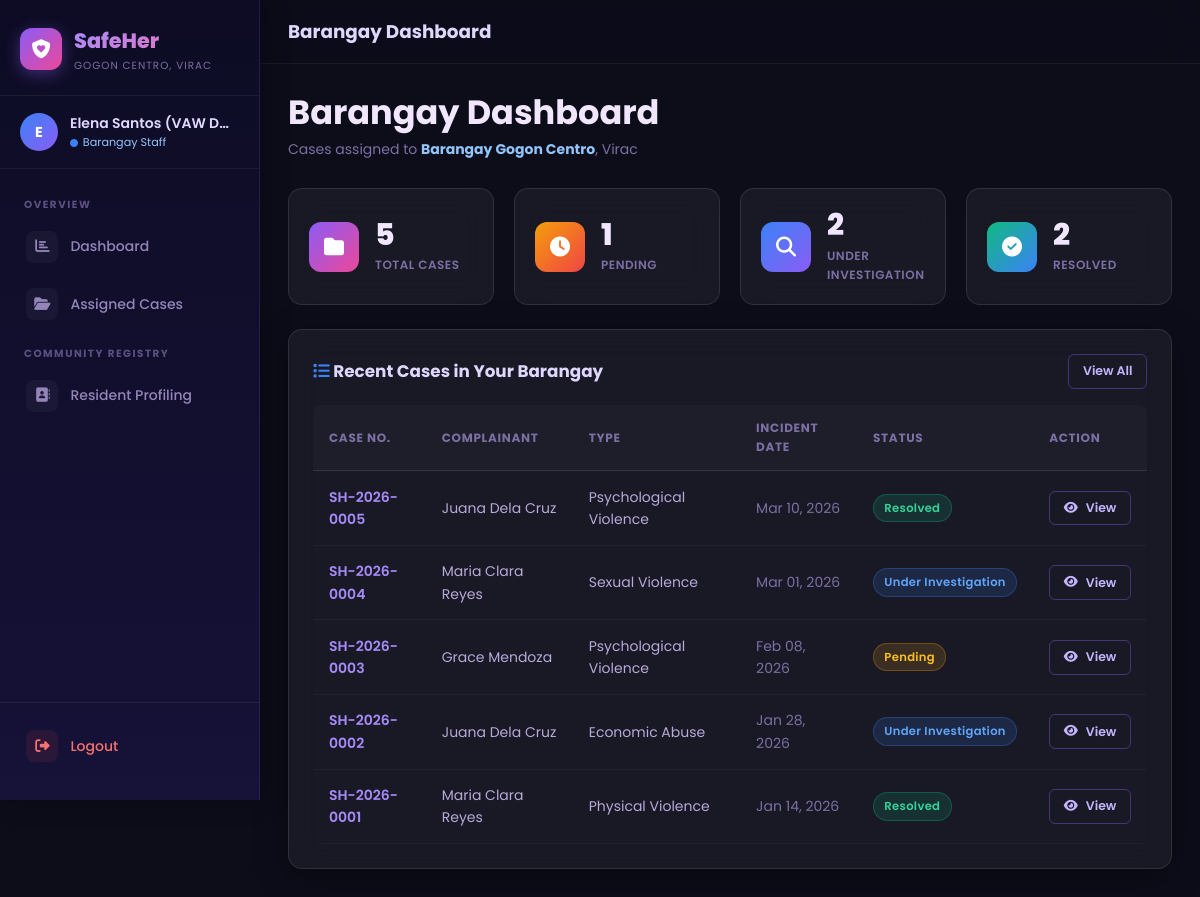
The app's page /barangay/dashboard (signed in) with its own data.
### tables this page shows
CREATE TABLE `barangays` (
  `id` INT UNSIGNED NOT NULL AUTO_INCREMENT,
  `name` VARCHAR(100) NOT NULL,
  `municipality` VARCHAR(100) NOT NULL DEFAULT 'Quezon City',
  `province` VARCHAR(100) NOT NULL DEFAULT 'Metro Manila',
  `assigned_staff_id` INT UNSIGNED NULL,
  `created_at` DATETIME NOT NULL DEFAULT CURRENT_TIMESTAMP,
  PRIMARY KEY (`id`),
  INDEX `idx_barangay_name` (`name`)
);

CREATE TABLE `cases` (
  `id` INT UNSIGNED NOT NULL AUTO_INCREMENT,
  `case_number` VARCHAR(30) NOT NULL UNIQUE,
  `complainant_id` INT UNSIGNED NOT NULL,
  `barangay_id` INT UNSIGNED NOT NULL,
  `type_of_violence` ENUM('physical', 'sexual', 'psychological', 'economic', 'others') NOT NULL,
  `incident_date` DATE NOT NULL,
  `location` VARCHAR(255) NULL,
  `description` TEXT NOT NULL,
  `evidence_path` VARCHAR(255) NULL,
  `status` ENUM('pending', 'under_investigation', 'resolved', 'dismissed') NOT NULL DEFAULT 'pending',
  `remarks` TEXT NULL,
  `assigned_staff_id` INT UNSIGNED NULL,
  `created_at` DATETIME NOT NULL DEFAULT CURRENT_TIMESTAMP,
  `updated_at` DATETIME NOT NULL DEFAULT CURRENT_TIMESTAMP ON UPDATE CURRENT_TIMESTAMP,
  PRIMARY KEY (`id`),
  INDEX `idx_cases_case_number` (`case_number`),
  INDEX `idx_cases_status` (`status`),
  INDEX `idx_cases_tov` (`type_of_violence`),
  INDEX `idx_cases_barangay` (`barangay_id`),
  INDEX `idx_cases_complainant` (`complainant_id`),
  INDEX `idx_cases_created` (`created_at`),
  CONSTRAINT `fk_cases_complainant` FOREIGN KEY (`complainant_id`) REFERENCES `users` (`id`) ON DELETE CASCADE ON UPDATE CASCADE,
  CONSTRAINT `fk_cases_barangay` FOREIGN KEY (`barangay_id`) REFERENCES `barangays` (`id`) ON DELETE RESTRICT ON UPDATE CASCADE,
  CONSTRAINT `fk_cases_staff` FOREIGN KEY (`assigned_staff_id`) REFERENCES `users` (`id`) ON DELETE SET NULL ON UPDATE CASCADE
);

CREATE TABLE `users` (
  `id` INT UNSIGNED NOT NULL AUTO_INCREMENT,
  `full_name` VARCHAR(150) NOT NULL,
  `email` VARCHAR(150) NOT NULL UNIQUE,
  `phone` VARCHAR(20) NOT NULL,
  `password_hash` VARCHAR(255) NOT NULL,
  `role` ENUM('admin', 'barangay_staff', 'complainant') NOT NULL DEFAULT 'complainant',
  `barangay_id` INT UNSIGNED NULL,
  `status` ENUM('active', 'inactive') NOT NULL DEFAULT 'active',
  `created_at` DATETIME NOT NULL DEFAULT CURRENT_TIMESTAMP,
  PRIMARY KEY (`id`),
  INDEX `idx_users_role` (`role`),
  INDEX `idx_users_barangay` (`barangay_id`),
  INDEX `idx_users_email` (`email`),
  CONSTRAINT `fk_users_barangay` FOREIGN KEY (`barangay_id`) REFERENCES `barangays` (`id`) ON DELETE SET NULL ON UPDATE CASCADE
);

### controllers/BarangayController.php (called while the page is built, shortened)
<?php
class BarangayController {
    private CaseModel $caseModel;
    private Barangay  $barangayModel;
    public function __construct() {
        $this->caseModel     = new CaseModel();
        $this->barangayModel = new Barangay();
    }
    public function dashboard(): void {
        $barangay = $this->barangayModel->findByStaff((int)$_SESSION['user_id']);
        $stats  = $this->caseModel->countByStatus((int)$barangay['id']);
        $recent = $this->caseModel->getForBarangay((int)$barangay['id'], [], 1);
        $this->render('barangay/dashboard', [
            'barangay'    => $barangay,
            'stats'       => $stats,
            'recentCases' => array_slice($recent['data'], 0, 8),
            'success'     => getFlash('success'),
            'error'       => getFlash('error'),
        ]);
    }
    private function render(string $view, array $data = []): void {
        extract($data);
        include BASE_PATH . "/views/$view.php";
    }
}

### config/database.php (called while the page is built, shortened)
<?php
function getDB(): PDO
{
    static $pdo = null;
    if ($pdo === null) {
        $dsn = sprintf(
            'mysql:host=%s;dbname=%s;charset=%s',
            DB_HOST,
            DB_NAME,
            DB_CHARSET
        );
        try {
            $pdo = new PDO($dsn, DB_USER, DB_PASS, [
                PDO::ATTR_ERRMODE => PDO::ERRMODE_EXCEPTION,
                PDO::ATTR_DEFAULT_FETCH_MODE => PDO::FETCH_ASSOC,
                PDO::ATTR_EMULATE_PREPARES => false,
            ]);
        } catch (PDOException $e) {
            http_response_code(500);
            die(json_encode(['error' => 'Database connection failed: ' . $e->getMessage()]));
        }
    }
    return $pdo;
}

### models/Barangay.php (called while the page is built, shortened)
<?php
class Barangay {
    private PDO $db;
    public function __construct() {
        $this->db = getDB();
    }
    public function findByStaff(int $staffId): ?array {
        $stmt = $this->db->prepare(
            "SELECT * FROM barangays WHERE assigned_staff_id = :sid LIMIT 1"
        );
        $stmt->execute([':sid' => $staffId]);
        return $stmt->fetch() ?: null;
    }
}

### helpers/auth_helper.php (called while the page is built, shortened)
<?php
function sanitize(string $input): string {
    return htmlspecialchars(trim($input), ENT_QUOTES, 'UTF-8');
}

### models/CaseModel.php (called while the page is built, shortened)
<?php
class CaseModel {
    private PDO $db;
    public function __construct() {
        $this->db = getDB();
    }
    public function getForBarangay(int $barangayId, array $filters = [], int $page = 1): array {
        $where  = ["c.barangay_id = :barangay_id"];
        $params = [':barangay_id' => $barangayId];
        $whereClause = implode(' AND ', $where);
        $sql = "SELECT c.*, u.full_name AS complainant_name
                FROM cases c
                LEFT JOIN users u ON c.complainant_id = u.id
                WHERE $whereClause
                ORDER BY c.created_at DESC";
        return paginate($sql, $params, $page);
    }
    public function countByStatus(?int $barangayId = null): array {
        $where  = $barangayId ? "WHERE barangay_id = :bid" : "";
        $params = $barangayId ? [':bid' => $barangayId] : [];
        $stmt   = $this->db->prepare(
            "SELECT status, COUNT(*) AS total FROM cases $where GROUP BY status"
        );
        $stmt->execute($params);
        $result = ['pending'=>0,'under_investigation'=>0,'resolved'=>0,'dismissed'=>0,'total'=>0];
        foreach ($stmt->fetchAll() as $row) {
            $result[$row['status']] = (int) $row['total'];
            $result['total'] += (int) $row['total'];
        }
        return $result;
    }
}

### helpers/case_helper.php (called while the page is built, shortened)
<?php
function statusBadge(string $status): string {
    return match ($status) {
        'pending'               => 'badge-warning',
        'under_investigation'   => 'badge-info',
        'resolved'              => 'badge-success',
        'dismissed'             => 'badge-secondary',
        default                 => 'badge-secondary',
    };
}
function statusLabel(string $status): string {
    return match ($status) {
        'pending'               => 'Pending',
        'under_investigation'   => 'Under Investigation',
        'resolved'              => 'Resolved',
        'dismissed'             => 'Dismissed',
        default                 => ucfirst($status),
    };
}
function violenceLabel(string $type): string {
    return match ($type) {
        'physical'      => 'Physical Violence',
        'sexual'        => 'Sexual Violence',
        'psychological' => 'Psychological Violence',
        'economic'      => 'Economic Abuse',
        'others'        => 'Others',
        default         => ucfirst($type),
    };
}
function fmtDate(string $datetime, string $format = 'M d, Y'): string {
    return date($format, strtotime($datetime));
}
function paginate(string $sql, array $params, int $page = 1, int $perPage = 15): array {
    $db = getDB();
    $countSql  = "SELECT COUNT(*) FROM ($sql) AS _count";
    $countStmt = $db->prepare($countSql);
    $countStmt->execute($params);
    $total = (int) $countStmt->fetchColumn();
    $offset = ($page - 1) * $perPage;
    $stmt   = $db->prepare("$sql LIMIT $perPage OFFSET $offset");
    $stmt->execute($params);
    $data = $stmt->fetchAll();
    return [
        'data'    => $data,
        'total'   => $total,
        'pages'   => (int) ceil($total / $perPage),
        'current' => $page,
    ];
}

### views/barangay/dashboard.php (the view, shortened to what this page needs)
<?php
include BASE_PATH . '/views/layouts/header.php';
include BASE_PATH . '/views/layouts/barangay_nav.php';
?>
<div class="page-content">
  <div class="page-header">
    <h2>Barangay Dashboard</h2>
    <p>Cases assigned to <strong style="color:#93c5fd"><?= sanitize($barangay['name'] ?? '') ?></strong>, <?= sanitize($barangay['municipality'] ?? '') ?></p>
  </div>
  <div class="grid grid-4 mb-3">
    <div class="stat-card">
      <div class="stat-icon"><i class="fas fa-folder"></i></div>
      <div><div class="stat-value"><?= $stats['total'] ?></div><div class="stat-label">Total Cases</div></div>
    </div>
    <div class="stat-card">
      <div class="stat-icon" style="background:linear-gradient(135deg,#f59e0b,#ef4444)"><i class="fas fa-clock"></i></div>
      <div><div class="stat-value"><?= $stats['pending'] ?></div><div class="stat-label">Pending</div></div>
    </div>
    <div class="stat-card">
      <div class="stat-icon" style="background:linear-gradient(135deg,#3b82f6,#8b5cf6)"><i class="fas fa-search"></i></div>
      <div><div class="stat-value"><?= $stats['under_investigation'] ?></div><div class="stat-label">Under Investigation</div></div>
    </div>
    <div class="stat-card">
      <div class="stat-icon" style="background:linear-gradient(135deg,#10b981,#3b82f6)"><i class="fas fa-check-circle"></i></div>
      <div><div class="stat-value"><?= $stats['resolved'] ?></div><div class="stat-label">Resolved</div></div>
    </div>
  </div>
  <div class="card">
    <div class="d-flex justify-between align-center mb-2">
      <h4 style="color:#e0d7ff"><i class="fas fa-list" style="color:#3b82f6"></i> Recent Cases in Your Barangay</h4>
      <a href="<?= APP_URL ?>/barangay/cases" class="btn btn-outline btn-sm">View All</a>
    </div>
    <?php if (empty($recentCases)): ?>
    <div style="text-align:center;padding:2.5rem;color:#7c6fa3">
      <div style="font-size:2rem;margin-bottom:0.5rem">✅</div>
      <p>No cases assigned to your barangay yet.</p>
    </div>
    <?php else: ?>
    <div class="table-wrapper">
      <table class="table">
        <thead><tr><th>Case No.</th><th>Complainant</th><th>Type</th><th>Incident Date</th><th>Status</th><th>Action</th></tr></thead>
        <tbody>
          <?php foreach ($recentCases as $c): ?>
          <tr>
            <td class="fw-600 text-purple"><?= sanitize($c['case_number']) ?></td>
            <td><?= sanitize($c['complainant_name'] ?? '—') ?></td>
            <td><?= violenceLabel($c['type_of_violence']) ?></td>
            <td class="text-muted"><?= fmtDate($c['incident_date']) ?></td>
            <td><span class="badge <?= statusBadge($c['status']) ?>"><?= statusLabel($c['status']) ?></span></td>
            <td>
              <a href="<?= APP_URL ?>/barangay/case-view?id=<?= $c['id'] ?>" class="btn btn-outline btn-sm">
                <i class="fas fa-eye"></i> View
              </a>
            </td>
          </tr>
          <?php endforeach; ?>
        </tbody>
      </table>
    </div>
    <?php endif; ?>
  </div>
</div>
</div></div>
<?php include BASE_PATH . '/views/layouts/footer.php'; ?>

### assets/css/dashboard.css (style rules this page uses)
.page-content { flex: 1; padding: 1.75rem; width: 100%; }
.page-header { margin-bottom: 1.75rem; }
.page-header h2 { color: #f0e7ff; }
.page-header p { color: #7c6fa3; font-size: 0.875rem; margin-top: 0.25rem; }

### records on screen
barangays: name "Barangay Gogon Centro", municipality "Virac"
cases: case_number "SH-2026-0005", complainant.full_name "Juana Dela Cruz", type_of_violence "Psychological Violence", incident_date "Mar 10, 2026", status "Resolved"
cases: case_number "SH-2026-0004", complainant.full_name "Maria Clara Reyes", type_of_violence "Sexual Violence", incident_date "Mar 01, 2026", status "Under Investigation"
cases: case_number "SH-2026-0003", complainant.full_name "Grace Mendoza", type_of_violence "Psychological Violence", incident_date "Feb 08, 2026", status "Pending"
cases: case_number "SH-2026-0002", complainant.full_name "Juana Dela Cruz", type_of_violence "Economic Abuse", incident_date "Jan 28, 2026", status "Under Investigation"
cases: case_number "SH-2026-0001", complainant.full_name "Maria Clara Reyes", type_of_violence "Physical Violence", incident_date "Jan 14, 2026", status "Resolved"

### other values on screen
$initials "E"
$_SESSION['full_name'] "Elena Santos (VAW D…"
$pageTitle "Barangay Dashboard"
$stats['total'] "5"
$stats['pending'] "1"
$stats['under_investigation'] "2"
$stats['resolved'] "2"
